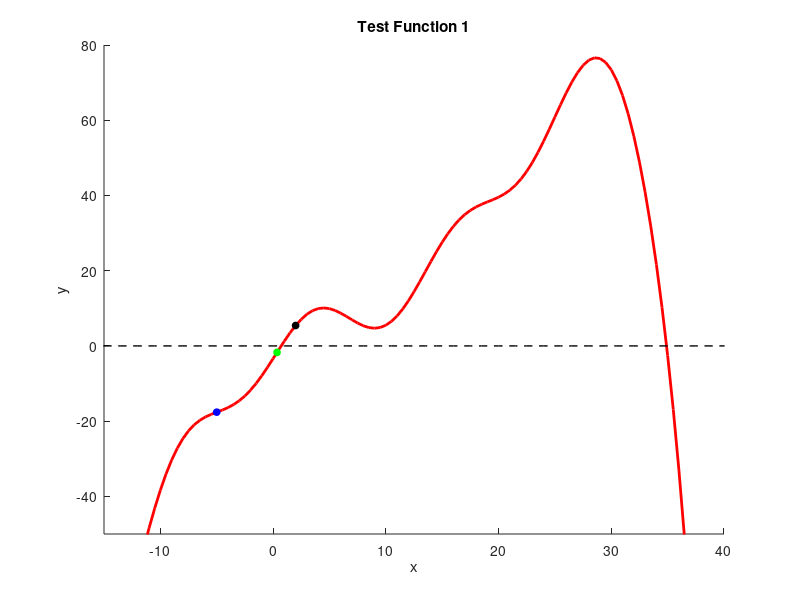

Write the MATLAB code that produced this figure.
%template for testing your basic root finding implementations
function basic_solver_with_tests_template()
    xvals = linspace(-50,50,201);
    [yvals,~] = test_func01(xvals);

    hold on
    axis([-15,40,-50,80]);
    plot(xvals,yvals,'r','linewidth',2);
    plot(xvals,0*xvals,'k--','linewidth',1);
    xlabel('x'); ylabel('y'); title('Test Function 1');

    % %Newton's method example test
    % x0_guess = 2;
    % plot(x0_guess,test_func01(x0_guess),'bo','markerfacecolor','b','markersize',5);
    % 
    % x_sol = newton_solver(@test_func01,x0_guess);
    % plot(x_sol,test_func01(x_sol),'go','markerfacecolor','g','markersize',5);
    % % 

    %Secant method example test
    x0_guess = -5;
    x1_guess = 2;
    plot(x0_guess,test_func01(x0_guess),'bo','markerfacecolor','b','markersize',5);
    plot(x1_guess,test_func01(x1_guess),'ko','markerfacecolor','k','markersize',5);
    
    x_sol = secant_solver(@test_func01,x0_guess,x1_guess);
    plot(x_sol,test_func01(x_sol),'go','markerfacecolor','g','markersize',5);

    
    %Bisection method example test
    % x_left = -5;
    % x_right = 2;
    % plot(x_left,test_func01(x_left),'bo','markerfacecolor','b','markersize',5);
    % plot(x_right,test_func01(x_right),'ko','markerfacecolor','k','markersize',5);
    % 
    % x_sol = bisection_solver(@test_func01,x_left,x_right);
    % plot(x_sol,test_func01(x_sol),'go','markerfacecolor','g','markersize',5);
end


%Definition of the test function and its derivative (as a single function):
%This definition uses the function keyword
%when passing this function as an argument to a solver,
%you'll need to use the handle operator
%ex. solver(@test_func01,x_guess)
function [fval,dfdx] = test_func01(x)
    fval = (x.^3)/100 - (x.^2)/8 + 2*x + 6*sin(x/2+6) -.7 - exp(x/6);
    dfdx = 3*(x.^2)/100 - 2*x/8 + 2 +(6/2)*cos(x/2+6) - exp(x/6)/6;
end


function x = bisection_solver(fun,x_left,x_right)

    n = 100;

    for N = 1:n
        fun_left = fun(x_left);
        fun_right = fun(x_right);
        m_n = (x_left + x_right) / 2;
        fun_mn = fun(m_n);
    
        if ( ((fun_left > 0) && (0 > fun_mn)) || ((fun_left < 0) && (0 < fun_mn)) )
            x_right = m_n;
        end
    
        if ( ((fun_mn > 0) && (0 > fun_right)) || ((fun_mn < 0) && (0 < fun_right)) )
            x_left = m_n;
        end

        if (fun_mn == 0)
            break
        end
    end
    
    x = m_n;
        
end

%Note that fun(x) should output [f,dfdx], where dfdx is the derivative of f
function x = newton_solver(fun,x0)

    n = 100;
    for N = 1:n
        
        [fun_x0, dif_fun_x0] = fun(x0);

        x_next = x0 - (fun_x0 / dif_fun_x0);
        x0 = x_next;

        if (fun(x0) == 0)
            break
        end
    end 
    
    x = x0;

end

function x = secant_solver(fun,x0, x1)
    
   n = 100;
   for N = 1:n

       fun_x1 = fun(x1); %n-1
       fun_x0 = fun(x0); %n-2

       frac = (x1 - x0) / (fun_x1 - fun_x0)

       if ((fun_x1 - fun_x0) <  1e-3)
           break
       end
    
       x_n = x1 - fun_x1 * frac;
    
       x0 = x1;
       x1 = x_n;

       if (fun(x_n) < 1e-100)
           break
       end

   end

   x = x1
   fun(x)
  
end
